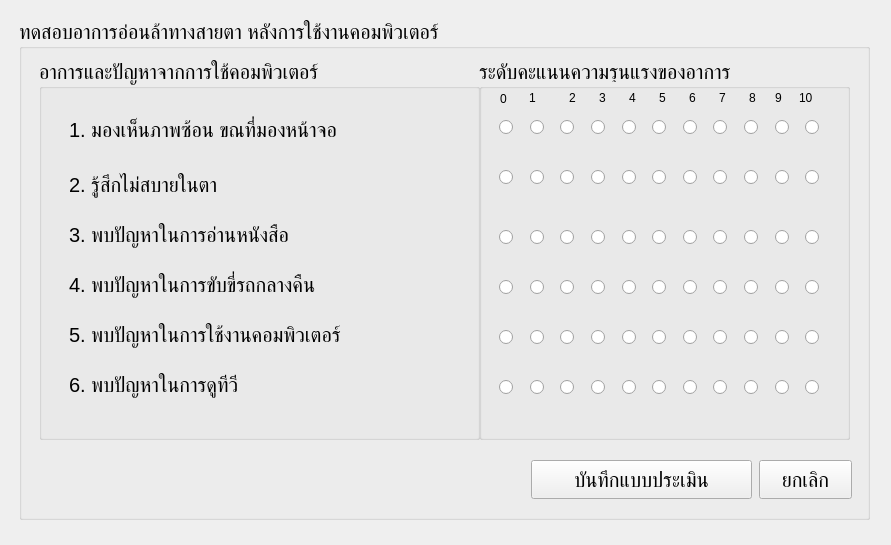
<?xml version="1.0" encoding="UTF-8"?>
<ui version="4.0">
 <class>Form</class>
 <widget class="QWidget" name="Form">
  <property name="geometry">
   <rect>
    <x>0</x>
    <y>0</y>
    <width>891</width>
    <height>545</height>
   </rect>
  </property>
  <property name="windowTitle">
   <string>Form</string>
  </property>
  <widget class="QGroupBox" name="groupBox">
   <property name="geometry">
    <rect>
     <x>19</x>
     <y>19</y>
     <width>851</width>
     <height>501</height>
    </rect>
   </property>
   <property name="font">
    <font>
     <pointsize>15</pointsize>
    </font>
   </property>
   <property name="title">
    <string>ทดสอบอาการอ่อนล้าทางสายตา หลังการใช้งานคอมพิวเตอร์</string>
   </property>
   <widget class="QGroupBox" name="groupBox_2">
    <property name="geometry">
     <rect>
      <x>20</x>
      <y>40</y>
      <width>441</width>
      <height>381</height>
     </rect>
    </property>
    <property name="title">
     <string>อาการและปัญหาจากการใช้คอมพิวเตอร์</string>
    </property>
    <widget class="QLabel" name="label">
     <property name="geometry">
      <rect>
       <x>30</x>
       <y>55</y>
       <width>391</width>
       <height>31</height>
      </rect>
     </property>
     <property name="text">
      <string>1. มองเห็นภาพซ้อน ขณที่มองหน้าจอ</string>
     </property>
    </widget>
    <widget class="QLabel" name="label_2">
     <property name="geometry">
      <rect>
       <x>30</x>
       <y>110</y>
       <width>391</width>
       <height>31</height>
      </rect>
     </property>
     <property name="text">
      <string>2. รู้สึกไม่สบายในตา</string>
     </property>
    </widget>
    <widget class="QLabel" name="label_3">
     <property name="geometry">
      <rect>
       <x>30</x>
       <y>160</y>
       <width>391</width>
       <height>31</height>
      </rect>
     </property>
     <property name="text">
      <string>3. พบปัญหาในการอ่านหนังสือ</string>
     </property>
    </widget>
    <widget class="QLabel" name="label_4">
     <property name="geometry">
      <rect>
       <x>30</x>
       <y>310</y>
       <width>391</width>
       <height>31</height>
      </rect>
     </property>
     <property name="text">
      <string>6. พบปัญหาในการดูทีวี</string>
     </property>
    </widget>
    <widget class="QLabel" name="label_5">
     <property name="geometry">
      <rect>
       <x>30</x>
       <y>210</y>
       <width>391</width>
       <height>31</height>
      </rect>
     </property>
     <property name="text">
      <string>4. พบปัญหาในการขับขี่รถกลางคืน</string>
     </property>
    </widget>
    <widget class="QLabel" name="label_6">
     <property name="geometry">
      <rect>
       <x>30</x>
       <y>260</y>
       <width>391</width>
       <height>31</height>
      </rect>
     </property>
     <property name="text">
      <string>5. พบปัญหาในการใช้งานคอมพิวเตอร์</string>
     </property>
    </widget>
   </widget>
   <widget class="QGroupBox" name="groupBox_3">
    <property name="geometry">
     <rect>
      <x>460</x>
      <y>40</y>
      <width>371</width>
      <height>381</height>
     </rect>
    </property>
    <property name="title">
     <string>ระดับคะแนนความรุนแรงของอาการ</string>
    </property>
    <widget class="QLabel" name="label_7">
     <property name="geometry">
      <rect>
       <x>21</x>
       <y>31</y>
       <width>16</width>
       <height>18</height>
      </rect>
     </property>
     <property name="font">
      <font>
       <pointsize>9</pointsize>
      </font>
     </property>
     <property name="text">
      <string>0</string>
     </property>
    </widget>
    <widget class="QLabel" name="label_8">
     <property name="geometry">
      <rect>
       <x>50</x>
       <y>30</y>
       <width>16</width>
       <height>18</height>
      </rect>
     </property>
     <property name="font">
      <font>
       <pointsize>9</pointsize>
      </font>
     </property>
     <property name="text">
      <string>1</string>
     </property>
    </widget>
    <widget class="QLabel" name="label_9">
     <property name="geometry">
      <rect>
       <x>90</x>
       <y>30</y>
       <width>16</width>
       <height>18</height>
      </rect>
     </property>
     <property name="font">
      <font>
       <pointsize>9</pointsize>
      </font>
     </property>
     <property name="text">
      <string>2</string>
     </property>
    </widget>
    <widget class="QLabel" name="label_10">
     <property name="geometry">
      <rect>
       <x>120</x>
       <y>30</y>
       <width>16</width>
       <height>18</height>
      </rect>
     </property>
     <property name="font">
      <font>
       <pointsize>9</pointsize>
      </font>
     </property>
     <property name="text">
      <string>3</string>
     </property>
    </widget>
    <widget class="QLabel" name="label_11">
     <property name="geometry">
      <rect>
       <x>150</x>
       <y>30</y>
       <width>16</width>
       <height>18</height>
      </rect>
     </property>
     <property name="font">
      <font>
       <pointsize>9</pointsize>
      </font>
     </property>
     <property name="text">
      <string>4</string>
     </property>
    </widget>
    <widget class="QLabel" name="label_12">
     <property name="geometry">
      <rect>
       <x>180</x>
       <y>30</y>
       <width>16</width>
       <height>18</height>
      </rect>
     </property>
     <property name="font">
      <font>
       <pointsize>9</pointsize>
      </font>
     </property>
     <property name="text">
      <string>5</string>
     </property>
    </widget>
    <widget class="QLabel" name="label_14">
     <property name="geometry">
      <rect>
       <x>240</x>
       <y>30</y>
       <width>16</width>
       <height>18</height>
      </rect>
     </property>
     <property name="font">
      <font>
       <pointsize>9</pointsize>
      </font>
     </property>
     <property name="text">
      <string>7</string>
     </property>
    </widget>
    <widget class="QLabel" name="label_15">
     <property name="geometry">
      <rect>
       <x>270</x>
       <y>30</y>
       <width>16</width>
       <height>18</height>
      </rect>
     </property>
     <property name="font">
      <font>
       <pointsize>9</pointsize>
      </font>
     </property>
     <property name="text">
      <string>8</string>
     </property>
    </widget>
    <widget class="QLabel" name="label_16">
     <property name="geometry">
      <rect>
       <x>296</x>
       <y>30</y>
       <width>16</width>
       <height>18</height>
      </rect>
     </property>
     <property name="font">
      <font>
       <pointsize>9</pointsize>
      </font>
     </property>
     <property name="text">
      <string>9</string>
     </property>
    </widget>
    <widget class="QWidget" name="layoutWidget">
     <property name="geometry">
      <rect>
       <x>20</x>
       <y>110</y>
       <width>331</width>
       <height>18</height>
      </rect>
     </property>
     <layout class="QHBoxLayout" name="horizontalLayout_3">
      <item>
       <widget class="QRadioButton" name="radio20">
        <property name="text">
         <string/>
        </property>
       </widget>
      </item>
      <item>
       <widget class="QRadioButton" name="radio21">
        <property name="text">
         <string/>
        </property>
       </widget>
      </item>
      <item>
       <widget class="QRadioButton" name="radio22">
        <property name="text">
         <string/>
        </property>
       </widget>
      </item>
      <item>
       <widget class="QRadioButton" name="radio23">
        <property name="text">
         <string/>
        </property>
       </widget>
      </item>
      <item>
       <widget class="QRadioButton" name="radio24">
        <property name="text">
         <string/>
        </property>
       </widget>
      </item>
      <item>
       <widget class="QRadioButton" name="radio25">
        <property name="text">
         <string/>
        </property>
       </widget>
      </item>
      <item>
       <widget class="QRadioButton" name="radio26">
        <property name="text">
         <string/>
        </property>
       </widget>
      </item>
      <item>
       <widget class="QRadioButton" name="radio27">
        <property name="text">
         <string/>
        </property>
       </widget>
      </item>
      <item>
       <widget class="QRadioButton" name="radio28">
        <property name="text">
         <string/>
        </property>
       </widget>
      </item>
      <item>
       <widget class="QRadioButton" name="radio29">
        <property name="text">
         <string/>
        </property>
       </widget>
      </item>
      <item>
       <widget class="QRadioButton" name="radio210">
        <property name="text">
         <string/>
        </property>
       </widget>
      </item>
     </layout>
    </widget>
    <widget class="QWidget" name="layoutWidget_2">
     <property name="geometry">
      <rect>
       <x>20</x>
       <y>170</y>
       <width>331</width>
       <height>18</height>
      </rect>
     </property>
     <layout class="QHBoxLayout" name="horizontalLayout_4">
      <item>
       <widget class="QRadioButton" name="radio30">
        <property name="text">
         <string/>
        </property>
       </widget>
      </item>
      <item>
       <widget class="QRadioButton" name="radio31">
        <property name="text">
         <string/>
        </property>
       </widget>
      </item>
      <item>
       <widget class="QRadioButton" name="radio32">
        <property name="text">
         <string/>
        </property>
       </widget>
      </item>
      <item>
       <widget class="QRadioButton" name="radio33">
        <property name="text">
         <string/>
        </property>
       </widget>
      </item>
      <item>
       <widget class="QRadioButton" name="radio34">
        <property name="text">
         <string/>
        </property>
       </widget>
      </item>
      <item>
       <widget class="QRadioButton" name="radio35">
        <property name="text">
         <string/>
        </property>
       </widget>
      </item>
      <item>
       <widget class="QRadioButton" name="radio36">
        <property name="text">
         <string/>
        </property>
       </widget>
      </item>
      <item>
       <widget class="QRadioButton" name="radio37">
        <property name="text">
         <string/>
        </property>
       </widget>
      </item>
      <item>
       <widget class="QRadioButton" name="radio38">
        <property name="text">
         <string/>
        </property>
       </widget>
      </item>
      <item>
       <widget class="QRadioButton" name="radio39">
        <property name="text">
         <string/>
        </property>
       </widget>
      </item>
      <item>
       <widget class="QRadioButton" name="radio310">
        <property name="text">
         <string/>
        </property>
       </widget>
      </item>
     </layout>
    </widget>
    <widget class="QWidget" name="layoutWidget_3">
     <property name="geometry">
      <rect>
       <x>20</x>
       <y>220</y>
       <width>331</width>
       <height>18</height>
      </rect>
     </property>
     <layout class="QHBoxLayout" name="horizontalLayout_5">
      <item>
       <widget class="QRadioButton" name="radio40">
        <property name="text">
         <string/>
        </property>
       </widget>
      </item>
      <item>
       <widget class="QRadioButton" name="radio41">
        <property name="text">
         <string/>
        </property>
       </widget>
      </item>
      <item>
       <widget class="QRadioButton" name="radio42">
        <property name="text">
         <string/>
        </property>
       </widget>
      </item>
      <item>
       <widget class="QRadioButton" name="radio43">
        <property name="text">
         <string/>
        </property>
       </widget>
      </item>
      <item>
       <widget class="QRadioButton" name="radio44">
        <property name="text">
         <string/>
        </property>
       </widget>
      </item>
      <item>
       <widget class="QRadioButton" name="radio45">
        <property name="text">
         <string/>
        </property>
       </widget>
      </item>
      <item>
       <widget class="QRadioButton" name="radio46">
        <property name="text">
         <string/>
        </property>
       </widget>
      </item>
      <item>
       <widget class="QRadioButton" name="radio47">
        <property name="text">
         <string/>
        </property>
       </widget>
      </item>
      <item>
       <widget class="QRadioButton" name="radio48">
        <property name="text">
         <string/>
        </property>
       </widget>
      </item>
      <item>
       <widget class="QRadioButton" name="radio49">
        <property name="text">
         <string/>
        </property>
       </widget>
      </item>
      <item>
       <widget class="QRadioButton" name="radio410">
        <property name="text">
         <string/>
        </property>
       </widget>
      </item>
     </layout>
    </widget>
    <widget class="QWidget" name="layoutWidget_4">
     <property name="geometry">
      <rect>
       <x>20</x>
       <y>270</y>
       <width>331</width>
       <height>18</height>
      </rect>
     </property>
     <layout class="QHBoxLayout" name="horizontalLayout_6">
      <item>
       <widget class="QRadioButton" name="radio50">
        <property name="text">
         <string/>
        </property>
       </widget>
      </item>
      <item>
       <widget class="QRadioButton" name="radio51">
        <property name="text">
         <string/>
        </property>
       </widget>
      </item>
      <item>
       <widget class="QRadioButton" name="radio52">
        <property name="text">
         <string/>
        </property>
       </widget>
      </item>
      <item>
       <widget class="QRadioButton" name="radio53">
        <property name="text">
         <string/>
        </property>
       </widget>
      </item>
      <item>
       <widget class="QRadioButton" name="radio54">
        <property name="text">
         <string/>
        </property>
       </widget>
      </item>
      <item>
       <widget class="QRadioButton" name="radio55">
        <property name="text">
         <string/>
        </property>
       </widget>
      </item>
      <item>
       <widget class="QRadioButton" name="radio56">
        <property name="text">
         <string/>
        </property>
       </widget>
      </item>
      <item>
       <widget class="QRadioButton" name="radio57">
        <property name="text">
         <string/>
        </property>
       </widget>
      </item>
      <item>
       <widget class="QRadioButton" name="radio58">
        <property name="text">
         <string/>
        </property>
       </widget>
      </item>
      <item>
       <widget class="QRadioButton" name="radio59">
        <property name="text">
         <string/>
        </property>
       </widget>
      </item>
      <item>
       <widget class="QRadioButton" name="radio510">
        <property name="text">
         <string/>
        </property>
       </widget>
      </item>
     </layout>
    </widget>
    <widget class="QWidget" name="layoutWidget_5">
     <property name="geometry">
      <rect>
       <x>20</x>
       <y>320</y>
       <width>331</width>
       <height>18</height>
      </rect>
     </property>
     <layout class="QHBoxLayout" name="horizontalLayout_7">
      <item>
       <widget class="QRadioButton" name="radio60">
        <property name="text">
         <string/>
        </property>
       </widget>
      </item>
      <item>
       <widget class="QRadioButton" name="radio61">
        <property name="text">
         <string/>
        </property>
       </widget>
      </item>
      <item>
       <widget class="QRadioButton" name="radio62">
        <property name="text">
         <string/>
        </property>
       </widget>
      </item>
      <item>
       <widget class="QRadioButton" name="radio63">
        <property name="text">
         <string/>
        </property>
       </widget>
      </item>
      <item>
       <widget class="QRadioButton" name="radio64">
        <property name="text">
         <string/>
        </property>
       </widget>
      </item>
      <item>
       <widget class="QRadioButton" name="radio65">
        <property name="text">
         <string/>
        </property>
       </widget>
      </item>
      <item>
       <widget class="QRadioButton" name="radio66">
        <property name="text">
         <string/>
        </property>
       </widget>
      </item>
      <item>
       <widget class="QRadioButton" name="radio67">
        <property name="text">
         <string/>
        </property>
       </widget>
      </item>
      <item>
       <widget class="QRadioButton" name="radio68">
        <property name="text">
         <string/>
        </property>
       </widget>
      </item>
      <item>
       <widget class="QRadioButton" name="radio69">
        <property name="text">
         <string/>
        </property>
       </widget>
      </item>
      <item>
       <widget class="QRadioButton" name="radio610">
        <property name="text">
         <string/>
        </property>
       </widget>
      </item>
     </layout>
    </widget>
    <widget class="QLabel" name="label_13">
     <property name="geometry">
      <rect>
       <x>210</x>
       <y>30</y>
       <width>16</width>
       <height>18</height>
      </rect>
     </property>
     <property name="font">
      <font>
       <pointsize>9</pointsize>
      </font>
     </property>
     <property name="text">
      <string>6</string>
     </property>
    </widget>
    <widget class="QWidget" name="">
     <property name="geometry">
      <rect>
       <x>20</x>
       <y>60</y>
       <width>331</width>
       <height>18</height>
      </rect>
     </property>
     <layout class="QHBoxLayout" name="horizontalLayout">
      <item>
       <widget class="QRadioButton" name="radio10">
        <property name="text">
         <string/>
        </property>
       </widget>
      </item>
      <item>
       <widget class="QRadioButton" name="radio11">
        <property name="text">
         <string/>
        </property>
       </widget>
      </item>
      <item>
       <widget class="QRadioButton" name="radio12">
        <property name="text">
         <string/>
        </property>
       </widget>
      </item>
      <item>
       <widget class="QRadioButton" name="radio13">
        <property name="text">
         <string/>
        </property>
       </widget>
      </item>
      <item>
       <widget class="QRadioButton" name="radio14">
        <property name="text">
         <string/>
        </property>
       </widget>
      </item>
      <item>
       <widget class="QRadioButton" name="radio15">
        <property name="text">
         <string/>
        </property>
       </widget>
      </item>
      <item>
       <widget class="QRadioButton" name="radio16">
        <property name="text">
         <string/>
        </property>
       </widget>
      </item>
      <item>
       <widget class="QRadioButton" name="radio17">
        <property name="text">
         <string/>
        </property>
       </widget>
      </item>
      <item>
       <widget class="QRadioButton" name="radio18">
        <property name="text">
         <string/>
        </property>
       </widget>
      </item>
      <item>
       <widget class="QRadioButton" name="radio19">
        <property name="text">
         <string/>
        </property>
       </widget>
      </item>
      <item>
       <widget class="QRadioButton" name="radio110">
        <property name="text">
         <string/>
        </property>
       </widget>
      </item>
     </layout>
    </widget>
    <widget class="QLabel" name="label_17">
     <property name="geometry">
      <rect>
       <x>320</x>
       <y>30</y>
       <width>16</width>
       <height>18</height>
      </rect>
     </property>
     <property name="font">
      <font>
       <pointsize>9</pointsize>
      </font>
     </property>
     <property name="text">
      <string>10</string>
     </property>
    </widget>
   </widget>
   <widget class="QPushButton" name="btnSubmitTest">
    <property name="geometry">
     <rect>
      <x>512</x>
      <y>441</y>
      <width>221</width>
      <height>39</height>
     </rect>
    </property>
    <property name="text">
     <string>บันทึกแบบประเมิน</string>
    </property>
   </widget>
   <widget class="QPushButton" name="btnTestcancle">
    <property name="geometry">
     <rect>
      <x>740</x>
      <y>441</y>
      <width>93</width>
      <height>39</height>
     </rect>
    </property>
    <property name="text">
     <string>ยกเลิก</string>
    </property>
   </widget>
  </widget>
 </widget>
 <resources/>
 <connections/>
</ui>
